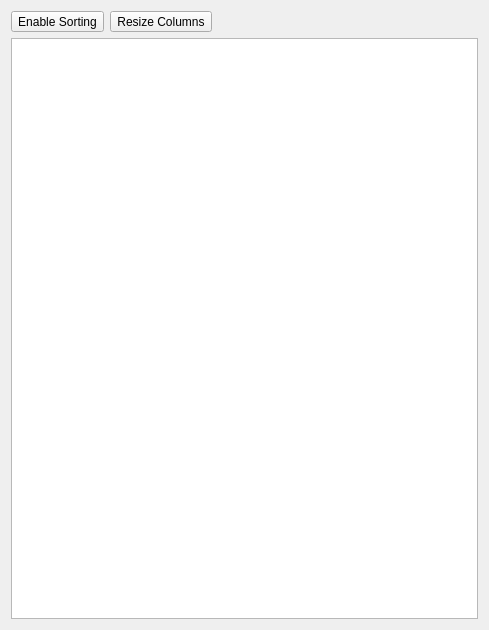
<?xml version="1.0" encoding="UTF-8"?>
<ui version="4.0">
 <class>DataTableWidget</class>
 <widget class="QWidget" name="DataTableWidget">
  <property name="geometry">
   <rect>
    <x>0</x>
    <y>0</y>
    <width>489</width>
    <height>630</height>
   </rect>
  </property>
  <property name="windowTitle">
   <string>Form</string>
  </property>
  <layout class="QVBoxLayout" name="verticalLayout">
   <item>
    <layout class="QHBoxLayout" name="horizontalLayout">
     <item>
      <widget class="QToolButton" name="toolButtonEnableSorting">
       <property name="text">
        <string>Enable Sorting</string>
       </property>
       <property name="icon">
        <iconset resource="../../../resources/resources.qrc">
         <normaloff>:/icons/icons8-sorting-16.png</normaloff>:/icons/icons8-sorting-16.png</iconset>
       </property>
       <property name="checkable">
        <bool>true</bool>
       </property>
       <property name="toolButtonStyle">
        <enum>Qt::ToolButtonTextBesideIcon</enum>
       </property>
      </widget>
     </item>
     <item>
      <widget class="QToolButton" name="toolButtonResizeColumns">
       <property name="text">
        <string>Resize Columns</string>
       </property>
       <property name="icon">
        <iconset resource="../../../resources/resources.qrc">
         <normaloff>:/icons/icons8-resize-horizontal-16.png</normaloff>:/icons/icons8-resize-horizontal-16.png</iconset>
       </property>
       <property name="toolButtonStyle">
        <enum>Qt::ToolButtonTextBesideIcon</enum>
       </property>
      </widget>
     </item>
     <item>
      <spacer name="horizontalSpacer">
       <property name="orientation">
        <enum>Qt::Horizontal</enum>
       </property>
       <property name="sizeHint" stdset="0">
        <size>
         <width>40</width>
         <height>20</height>
        </size>
       </property>
      </spacer>
     </item>
    </layout>
   </item>
   <item>
    <widget class="QTableView" name="tableView">
     <property name="editTriggers">
      <set>QAbstractItemView::NoEditTriggers</set>
     </property>
     <property name="selectionMode">
      <enum>QAbstractItemView::SingleSelection</enum>
     </property>
     <property name="selectionBehavior">
      <enum>QAbstractItemView::SelectRows</enum>
     </property>
     <property name="sortingEnabled">
      <bool>true</bool>
     </property>
     <attribute name="verticalHeaderDefaultSectionSize">
      <number>20</number>
     </attribute>
    </widget>
   </item>
  </layout>
 </widget>
 <resources>
  <include location="../../../resources/resources.qrc"/>
 </resources>
 <connections/>
</ui>
